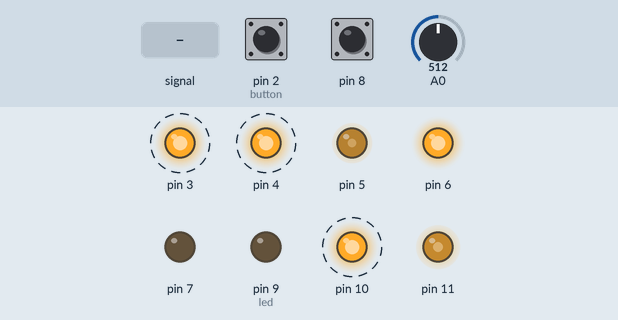
Simulated run of this sketch. Board: Arduino Uno, built with avr-gcc and run on an emulated ATmega328P. Shown: output pins drawn as LEDs (lit = HIGH). Dashed ring = blinking. The inputs (shaded band) are chosen by the test bench; at power-on: A0 = 512, pin 2 (button) HIGH, pin 8 HIGH.

Above: at 0.75 s.
At 1.2 s:
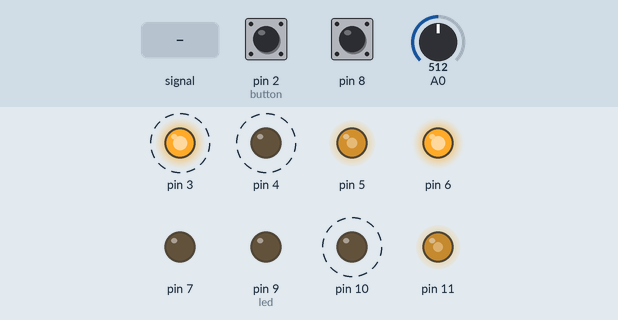
1.3 s: A0 fed a 200 Hz sine of ±81 counts around its level
At 1.65 s:
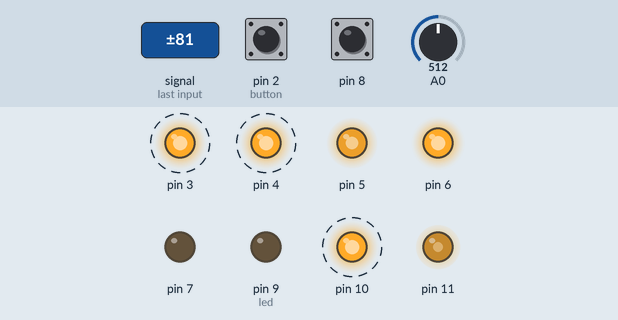
Timing chart, 0 to 2.2 s (numbered marks = the images above; inputs shaded):
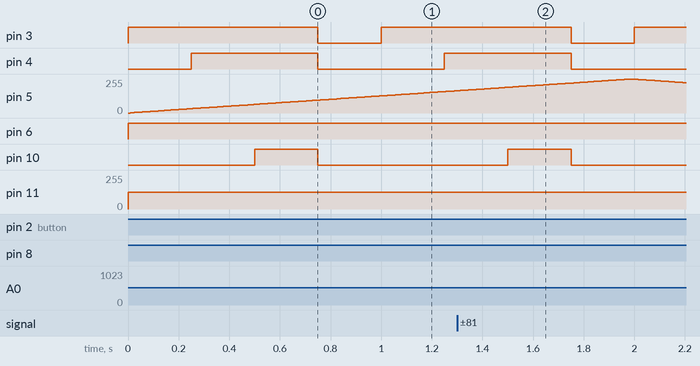

The sketch:

training.ino
```cpp
#include "task1.h"
#include "task2.h"
#include "task3.h"
#include "task5.h"
#include "task6.h"

volatile uint32_t i = 0;

void setup() {
  DDRD = (1U << PD4) | (1U << PD3) | (1U << PD6) | (1U << PD7);
  DDRB = (1 << PB2) | (DDRB & ~(1 << PB0));
  PORTB |= (1 << PB0);
  task_3_setup();
  task_1_setup();
  task_5_setup();
  task_6_setup();

  sei();

  Serial.begin(9600);
}

void loop() {
  task_1();
  task_2();
  task_6();
}
```

task1.cpp
```cpp
#include <stdint.h>
#include <Arduino.h>
#include "task1.h"

// uses Timer1 16 bit

volatile static int l = 0;

void task_1_setup(void)
{
  TCCR1A = 0;

  OCR1A = 62499; //TOP value

  TIMSK1 = (1 << OCIE1A); //output compare A match interrupt enable

  TCCR1B = (1 << WGM12) | (1 << CS11) | (1 << CS10); //CTC mode + 64 prescaler
}

void task_1(void) {
    if(l == 0)
    {
      PORTD &= ~((1 << PD3) | (1 << PD4));
      PORTB &= ~(1 << PB2);
    }
    else if(l == 1)
      PORTD |= (1 << PD3);
    else if(l == 2)
      PORTD |= (1 << PD4);
    else if(l == 3)
      PORTB |= (1 << PB2);
}

ISR(TIMER1_COMPA_vect)
{
  l++;
  if(l > 3) l = 0;
}
```

task1.h
```cpp
#ifndef TASK1_H_
#define TASK1_H_

void task_1(void);
void task_1_setup(void);

#endif
```

task2.cpp
```cpp
#include <Arduino.h>
#include "task2.h"

static bool prev = false;
static uint8_t led = 0;

bool readBtn(void)
{
  return !(PINB & (1 << PB0));
}

void task_2(void)
{
  bool now = readBtn();

  if(now && !prev)
    led = (led + 1) % 2;

  prev = now;

  if(!led)
  {
    PORTD |= (1 << PD6);
    PORTD &= ~(1 << PD7);
  } else {
    PORTD &= ~(1 << PD6);
    PORTD |= (1 << PD7);
  }
}
```

task2.h
```cpp
#ifndef TASK2_H_
#define TASK2_H_

void task_2(void);

#endif
```

task3.cpp
```cpp
#include "task3.h"
#include <Arduino.h>
#include <avr/interrupt.h>

void task_3_setup(void)
{
  DDRB |= (1 << PB1); //led set as output

  DDRD &= ~(1 << PD2); //button set as input
  PORTD |= (1 << PD2); //button pull-up

  EICRA = (EICRA | (1 << ISC01)) & ~(1 << ISC00); //falling edge

  EIMSK |= (1 << INT0);
}

ISR(INT0_vect)
{
  PORTB ^= (1 << PB1); //toggle led
}
```

task3.h
```cpp
#ifndef TASK3_H_
#define TASK3_H_

void task_3_setup(void);

#endif
```

task5.cpp
```cpp
#include <Arduino.h>
#include "task5.h"

//uses Timer0 8 bit

static volatile int16_t duty = 0;
static volatile int8_t step = 1;
static volatile int8_t counter = 0;

void task_5_setup(void)
{
  DDRD |= (1 << PD5);

  TCCR0A = (1 << WGM01) | (1 << WGM00) | (1 << COM0B1); //Mode 7 FastPWM and Compare Output Mode;

  OCR0A = 249;

  TIMSK0 = (1 << OCIE0A); //overflow interrupt enable

  OCR0B = duty;

  TCCR0B = (1 << CS01) | (1 << CS00) | (1 << WGM02); //prescaler set to 64 and Mode 7 FastPWM
}

ISR(TIMER0_COMPA_vect)
{
  if(counter == 0)
  {
    if(duty + step < 0 || duty + step > 249)
      step *= -1;
    duty += step;
    OCR0B = duty;
  }
  counter++;
  counter = counter % 8;
}
```

task5.h
```cpp
#ifndef TASK5_H_
#define TASK5_H_

void task_5_setup(void);

#endif
```

task6.cpp
```cpp
#include <Arduino.h>
#include "task6.h"

uint16_t readADC(void)
{
  ADCSRA |= (1 << ADSC);
  while(ADCSRA & (1 << ADSC));
  return ADC;
}

void task_6_setup(void)
{
  DDRC &= ~(1 << PC0);
  PORTC &= ~(1 << PC0);
  DDRB |= (1 << PB3);

  //ADC
  ADCSRA = (1 << ADEN) | (1 << ADPS2) | (1 << ADPS1) | (1 << ADPS0);
  ADMUX = (1 << REFS0);

  //Timer2
  TCCR2A = (1 << COM2A1) | (1 << COM2A0) | (1 << WGM21) | (1 << WGM20);
  TCCR2B = (1 << CS22);

}

void task_6(void)
{
  OCR2A = readADC() >> 2;

}
```

task6.h
```cpp
#ifndef TASK_6_H_
#define TASK_6_H_

void task_6_setup(void);
void task_6(void);

#endif
```
